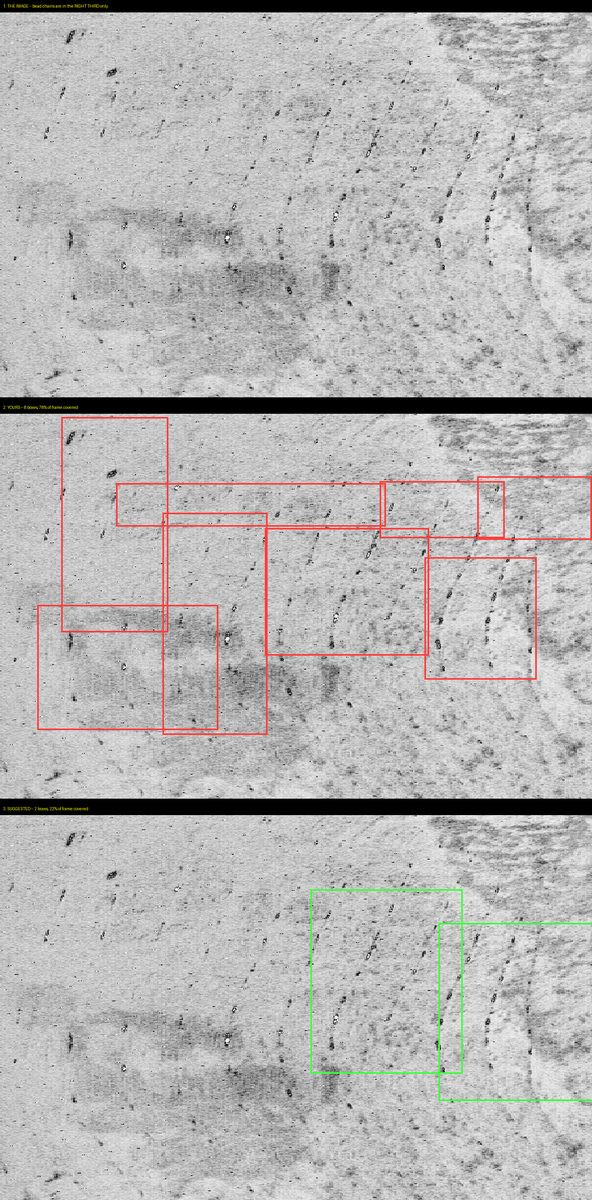
#> input picture ai/data/annotate/ghost_net/_guide/01_HN_005_comparison.jpg, 592 x 1200 px
$ python -i _screening.py   (imports and definitions only)
#> lines starting #> are read from the running program, lines starting #| are printed output that depends on the picture; after the words box and inside, x2 and y2 are one past the last pixel; in counts of white or black regions, pixels touching at a corner belong together
#> further down, picture is the input picture: shape (1200, 592, 3); mean B, G, R 181.7, 182.2, 183.5
"""Overlay screening, shared by the dataset importers.

Separates raw sonar from contaminated frames: acquisition-software screenshots
with toolbars, annotated figures with leader lines, measurement scale bars,
copyright banners, and an annotator's graphics burned into the pixels. A
detector trained on those learns the overlay, not the object -- a shortcut that
validates beautifully and fails on real sonar.

Lives here rather than inside `ghostnet` on purpose: this is dataset-preparation
code, and the runtime package is what Member 2 installs. It should not carry
tooling they never call.

The one signal deliberately NOT used
------------------------------------
"Large flat dark region" looks like the obvious screenshot cue and is the worst
one available: acoustic shadow is flat and near-black, and it is the single
most informative feature in a side-scan image. Screening on it discards the
best data. Only flat MID-TONE counts, which is UI chrome rather than shadow.

A known limitation
------------------
RED paint on an AMBER palette is not reliably detected, and no threshold fixes
it. Red sits at hue 0 and the copper ramp near hue 17, so a red ring is not
"off hue"; and a saturated amber return reaches the same saturation as paint.
They genuinely overlap in colour space. Far-hue paint -- cyan, green, white,
blue -- IS caught, as are toolbars, caption bars and large painted areas.

Why a fifth signal exists: the four above are all FRACTIONS OF FRAME
---------------------------------------------------------------------
Every signal above is a mean over the image, so its sensitivity scales with how
much of the frame the contamination covers. That leaves a hole at marker scale.
A survey target report draws a small circle over the object -- 25x25 px on a
431x431 snippet, 261 px out of 185,761, a fraction of 0.0014 against an
`off_hue` limit of 0.040. Measured on 47 such snippets, all four signals
returned exactly 0.0 and every frame passed clean. A detector trained on them
learns the circle, which is the label-leak this module exists to prevent.

`marker_paint` closes it by measuring the largest blob of cold-hue paint in
ABSOLUTE PIXELS rather than as a fraction of frame, with three extra tests a
drawn marker passes and an artefact does not: brightness, compactness, and a
size floor.

This signal is a TRADE, not a clean separation, and the honest summary is
that no formulation tried was right on every population. Five were measured
against all 19,734 real frames and 563 survey snippets:

  1. largest saturated blob, ungated -- flagged clean amber SCTD sonar
     including the `plane` frame SCTD__000068, because a bright amber return
     is both saturated and contiguous (242 px, against a real marker's 261);
  2. the same, gated to achromatic frames -- safe, but blind to the 117
     targets in N-09-03/04, whose snippets use an amber palette;
  3. fixed cold band, no brightness or shape test -- 34 false positives from
     JPEG chroma ringing, which turns dark regions of a compressed warm
     palette blue-purple (one artefact was a 791x4 strip spanning the full
     frame width; another was noise scattered at 3% density);
  4. fixed cold band + bright + compact -- 11 flagged. SIX were genuine
     (SONARDETECT presentation slides and software screenshots) and five were
     CYAN- and BLUE-ramped SCTD frames, because the premise "sonar palettes
     are never cold" is false;
  5. off-hue relative to the frame's own dominant hue, to fix (4)'s palette
     problem -- measured WORSE, 52 flagged, because a bright amber return
     sits >25 hues from its own copper ramp. It reintroduced failure (1),
     including SCTD__000068 again.

(4) ships. It is wrong on roughly five cyan/blue-palette SCTD frames out of
19,734, and that is the accepted cost: (5) is wrong ten times more often and
in the direction that destroys `plane` data, a class with 39 training boxes.
Limits measured on both populations -- real markers V>=118, fill 0.352-0.55,
aspect 1.0-7.5; artefacts V=59, fill 0.034, aspect 198.

What it does NOT catch, stated so nobody assumes otherwise:

  * CYAN- and BLUE-ramped sonar is FALSELY flagged (SCTD__000153, 000420).
    Review a flagged frame by eye before deleting it.
  * RED paint on an AMBER palette -- hue 0 is where the palette lives. The
    known limitation above, unchanged.
  * A blue UI scale BAR, e.g. a sonar-acquisition screenshot already sitting
    in the val split (SONARDETECT__000189). It is 320x13 at aspect 24.6, so
    compactness excludes it by design -- it is chrome, not a marker, and
    `ui_rows` is the signal that ought to catch it. `ui_rows` reads 0.0 on
    that frame and `off_hue` 0.018 against a 0.040 limit, so all five signals
    pass it today. That is a real, separate gap and it is not fixed here.
"""

from __future__ import annotations

import cv2
import numpy as np

# Tuned against the measured distribution of the real datasets, not guessed.
# off_hue at 0.010 rejected 9 of 74 debris frames and only 2 were genuinely
# contaminated: bright amber returns shift hue enough to look like paint
# against a darker copper background.
# marker_paint is in PIXELS, not a fraction -- that is the point of it. 40 px
# sits well above JPEG colour fringing and well below a real marker's ~250.
DEFAULT_LIMITS: dict[str, float] = {
    "off_hue": 0.040,
    "flat_midtone": 0.120,
    "ui_rows": 0.060,
    "pure_paint": 0.150,
    "marker_paint": 40,
}

#: Green through blue. Most sonar palettes are grey or a warm ramp at hue
#: 0-40. NOT ALL -- SCTD ships cyan- and blue-ramped frames, and those are the
#: documented false positives of this signal. See the module docstring for why
#: the alternative measured worse.
COLD_HUE = (60, 170)

#: Shape tests that separate a drawn marker from JPEG chroma ringing. Measured
#: across 563 real markers: fill 0.352-0.55, aspect 1.0-7.5. The false
#: positives they exclude measured fill 0.034 and aspect 198.
MIN_MARKER_PX = 20
MARKER_MIN_FILL = 0.25
MARKER_MAX_ASPECT = 10.0

#: Annotation paint is drawn BRIGHT. JPEG chroma ringing is not: it lives in
#: dark regions, where a heavily compressed warm palette turns blue-purple.
#: Measured -- real markers V >= 118, the artefacts V = 59. At 100 the real
#: markers and the real contamination both survive and the ringing does not.
PAINT_MIN_VALUE = 100


def overlay_signals(image: np.ndarray) -> dict[str, float]:
    """Four measurements that separate raw sonar from a screenshot.

    off_hue      Sonar palettes are one hue -- greyscale, or a single amber or
                 copper ramp. A saturated colour far from the frame's dominant
                 hue is paint: a red circle, a cyan box, a leader line.
    flat_midtone Blocks with no texture at all, at mid brightness. Sonar always
                 carries speckle; a smooth grey panel is a toolbar. Mid-tone
                 explicitly, because flat DARK is acoustic shadow and precious.
    ui_rows      Rows near-constant across the full width and not dark. Window
                 borders and toolbars span the frame; seabed does not.
    pure_paint   Fully-saturated maximum-value pixels. Annotation paint is
                 exactly S=255; a sonar ramp through JPEG rarely is, over area.
    """
    if image.ndim == 2:
        image = cv2.cvtColor(image, cv2.COLOR_GRAY2BGR)

    hsv = cv2.cvtColor(image, cv2.COLOR_BGR2HSV)
#> hsv: shape (1200, 592, 3); mean H, S, V 8.9, 4.6, 184.3
    hue, sat, val = (hsv[..., i].astype(np.int16) for i in range(3))
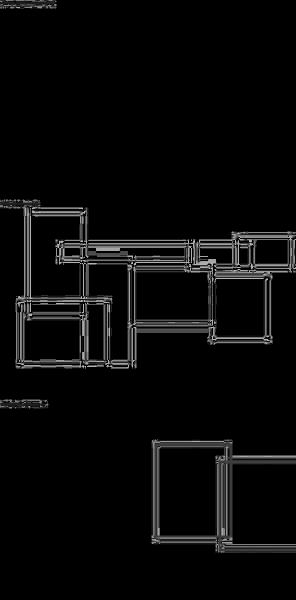
#> hue: shape (1200, 592) int16 (shown at 1/2 size); min 0, max 179, mean 8.9

    saturated = sat > 60
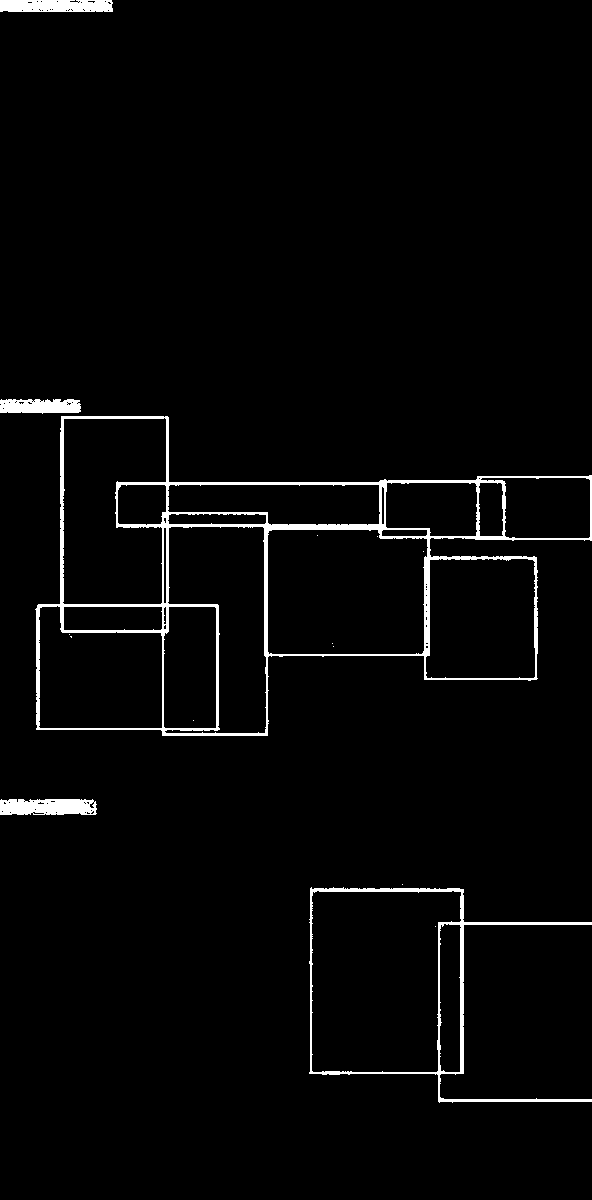
#> saturated: shape (1200, 592) bool; 2.6% white; 15 white regions (10 under 20 px), largest, box (x1, y1, x2, y2) and area: (35, 416, 592, 736) 11631, (309, 887, 592, 1103) 3361, (0, 799, 97, 815) 1391, (0, 0, 113, 12) 1294, (0, 399, 81, 414) 1032
    dominant = int(np.bincount(hue[saturated], minlength=180).argmax()) if saturated.any() else 0
#> dominant = 0
    delta = np.minimum(np.abs(hue - dominant), 180 - np.abs(hue - dominant))
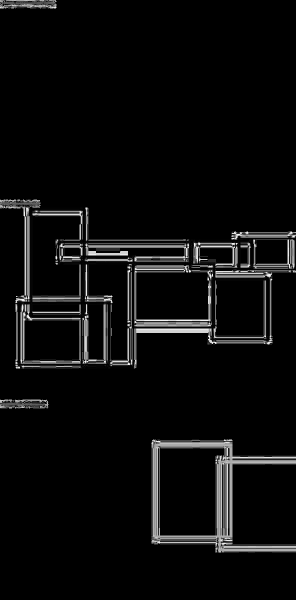
#> delta: shape (1200, 592) int16 (shown at 1/2 size); min 0, max 90, mean 4; drawn with min black and max white
    off_hue = float(((sat > 120) & (val > 80) & (delta > 25)).mean())
#> off_hue = 0.00187

    grey = cv2.cvtColor(image, cv2.COLOR_BGR2GRAY)
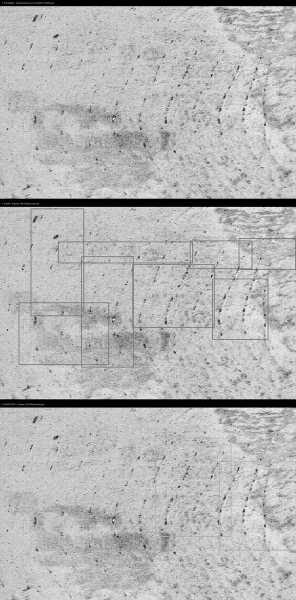
#> grey: shape (1200, 592) (shown at 1/2 size); min 0, max 255, mean 182.6
    k = 16
    h, w = grey.shape[0] // k * k, grey.shape[1] // k * k
    if h and w:
        blocks = grey[:h, :w].reshape(h // k, k, w // k, k).swapaxes(1, 2).reshape(-1, k, k)
        sd, mu = blocks.std(axis=(1, 2)), blocks.mean(axis=(1, 2))
#> sd = 2775 values, max 89.26 at index 29, min 7.75 at index 2634, mean 21.61; mu = 2775 values, max 219.7 at index 2513, min 9.54 at index 1886, mean 182.6
        flat_midtone = float(((sd < 3.0) & (mu > 55) & (mu < 225)).mean())
#> flat_midtone = 0
    else:
        flat_midtone = 0.0

    ui_rows = float(((grey.std(axis=1) < 4.0) & (grey.mean(axis=1) > 40)).mean())
#> ui_rows = 0
    pure_paint = float(((sat >= 250) & (val >= 200)).mean())
#> pure_paint = 0

    return {"off_hue": off_hue, "flat_midtone": flat_midtone,
            "ui_rows": ui_rows, "pure_paint": pure_paint,
            "marker_paint": float(marker_blob(image)[0])}


def cold_mask(image: np.ndarray) -> np.ndarray:
    """Every cold-hue painted pixel in the frame, not just the biggest blob.

    An annotator rarely draws only one thing. Survey target reports that label
    a contact with a circle often print the target ID beside it in the same
    colour, and a caller that inpaints only the largest blob leaves the ID
    behind -- still a label leak, and one `marker_paint` correctly keeps
    flagging. Removal wants this; localisation wants `marker_blob`.
    """
    if image.ndim == 2:
        image = cv2.cvtColor(image, cv2.COLOR_GRAY2BGR)
    hsv = cv2.cvtColor(image, cv2.COLOR_BGR2HSV)
    hue, sat, val = (hsv[..., i].astype(np.int16) for i in range(3))
    # Fixed cold band, NOT off-hue relative to the frame's dominant hue.
    # Relative hue was tried and measured worse: it reintroduced design one's
    # failure, because a bright amber return sits more than 25 hues from its
    # own copper ramp, so it flagged 52 frames including the clean `plane`
    # frame SCTD__000068 that design one already got wrong. The fixed band
    # flags 11. Both are wrong somewhere; this one is wrong less often and in
    # a direction that does not cost `plane` data. See the module docstring.
    return ((hue > COLD_HUE[0]) & (hue < COLD_HUE[1])
            & (sat > 90) & (val > PAINT_MIN_VALUE)).astype(np.uint8)
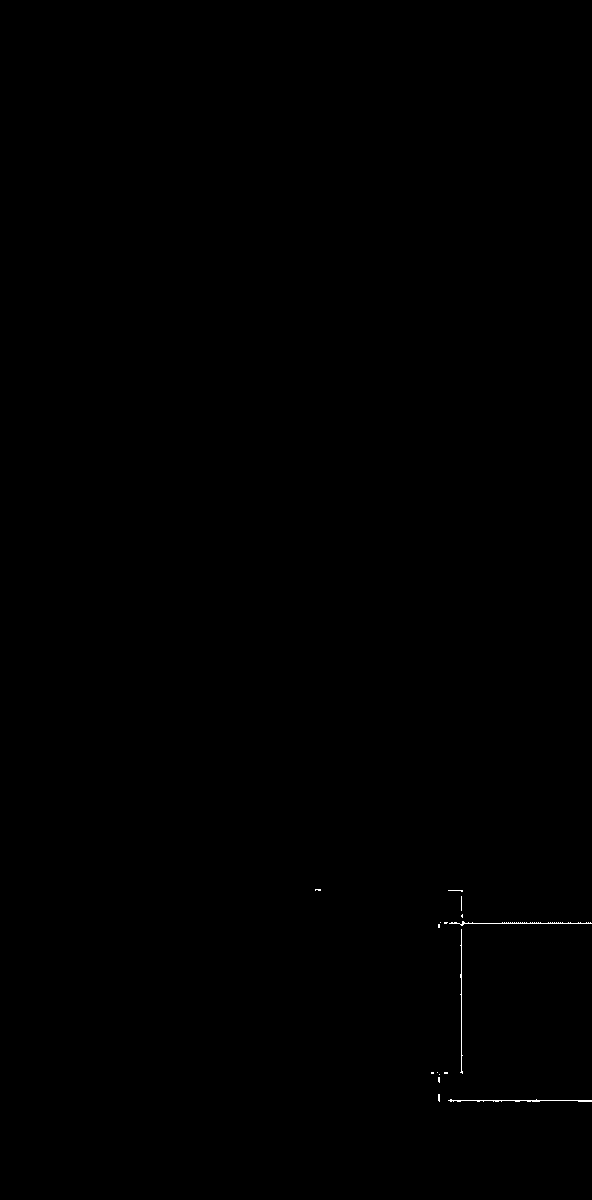
#> returned value: shape (1200, 592); values 0 (black) and 1 (white), 0.09% white in thin lines or dots, all inside (x1, y1, x2, y2) = (315, 889, 592, 1102)


def marker_blob(image: np.ndarray) -> tuple[int, np.ndarray | None, tuple[float, float] | None]:
    """Largest contiguous patch of cold-hue paint: (pixels, mask, centroid).

    Marker-scale annotation is measured in absolute pixels because it does not
    scale with the frame -- a 25x25 circle is a label leak on a 431x431 crop
    and equally one on a 4000 px waterfall. Callers that only want the number
    use `overlay_signals`; the mask and centroid exist for importers that
    remove the marker and keep its position as a localisation label.
    """
    mask = cold_mask(image)
    if not mask.any():
        return 0, None, None
    count, labels, stats, centroids = cv2.connectedComponentsWithStats(mask, 8)
#> labels: shape (1200, 592) int32; 17 distinct labels, from 0 to 16
#> count = 17; stats = 17 rows, first 6: [0, 0, 592, 1200, 709751], [315, 889, 6, 2, 10], [448, 890, 15, 2, 17], [461, 896, 1, 15, 15], [461, 914, 2, 4, 6], [449, 921, 143, 5, 193]; centroids = 17 rows, first 8: [295.3, 599.1], [317.7, 889.4], [455.8, 890.1], [461, 903], [461.7, 915.5], [518.8, 922.8], [440, 922], [445.3, 922.4]
    if count <= 1:
        return 0, None, None

    # Largest COMPACT blob, not largest blob. Cold-hue pixels also arise from
    # JPEG chroma ringing along a high-contrast border, and that is what the
    # first version flagged: a 791x4 strip spanning the full width of an amber
    # SCTD frame that had no paint on it at all. Two shape tests separate a
    # drawn marker from an artefact, both measured rather than assumed:
    #
    #   fill    a ring or glyph fills 0.35-0.55 of its own bbox; scattered
    #           chroma noise across a whole frame filled 0.034
    #   aspect  markers ran 1.0-7.5; the border fringe was 198:1
    #
    # Limits sit outside the measured marker range on both sides.
    best, best_area = None, 0
    for i in range(1, count):
        x, y, w, h, area = stats[i]
        if area < MIN_MARKER_PX or area <= best_area:
            continue
        if area / float(w * h) < MARKER_MIN_FILL:
            continue
        if max(w, h) / float(max(1, min(w, h))) > MARKER_MAX_ASPECT:
            continue
        best, best_area = i, int(area)
#> this loop made 16 passes
#> (x, y, w, h, area) on passes 5, 9, 16: (449, 921, 143, 5, 193), (460, 929, 3, 145, 155), (448, 1099, 144, 3, 195)
    if best is None:
        return 0, None, None
    cx, cy = centroids[best]
    return best_area, (labels == best).astype(np.uint8), (float(cx), float(cy))


# [17 lines left out: function screen, not called in this run]

>>> import cv2
>>> picture = cv2.imread('../data/annotate/ghost_net/_guide/01_HN_005_comparison.jpg')
>>> result = overlay_signals(picture)
#> result = {'off_hue': 0.00187, 'flat_midtone': 0, 'ui_rows': 0, 'pure_paint': 0, 'marker_paint': 0}

$ run again, on ai/data/annotate/ghost_net/_guide/02_sparse_chip_HN_053.jpg
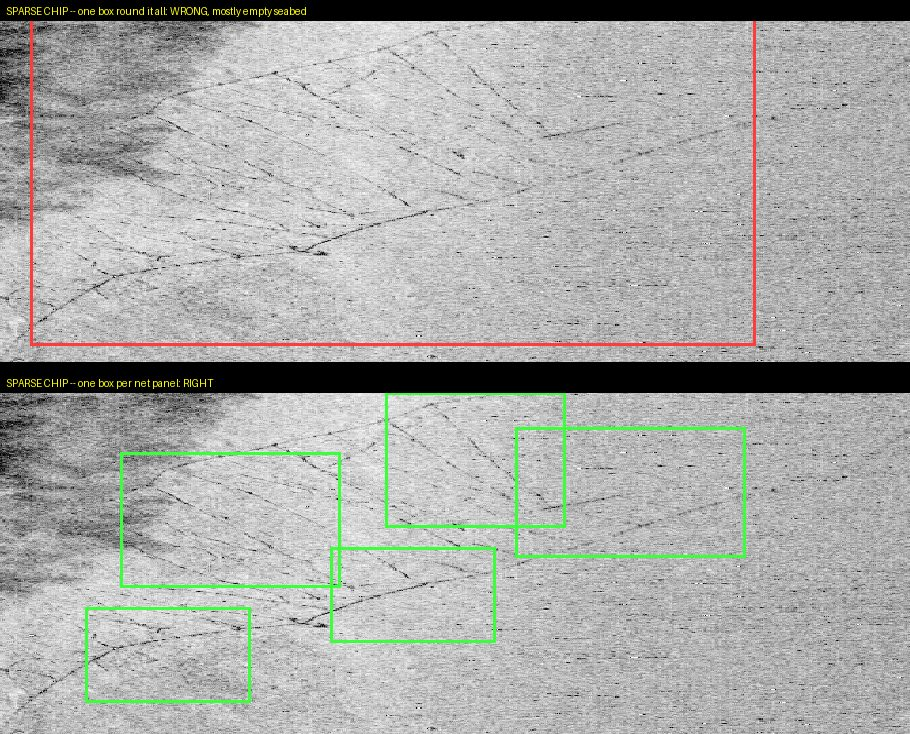
#> input picture ai/data/annotate/ghost_net/_guide/02_sparse_chip_HN_053.jpg, 910 x 734 px
#> picture is the input picture: shape (734, 910, 3); mean B, G, R 168.2, 171, 169.5
#> hsv: shape (734, 910, 3); mean H, S, V 10.8, 9.4, 172.5
#> in overlay_signals, `saturated = sat > 60`:
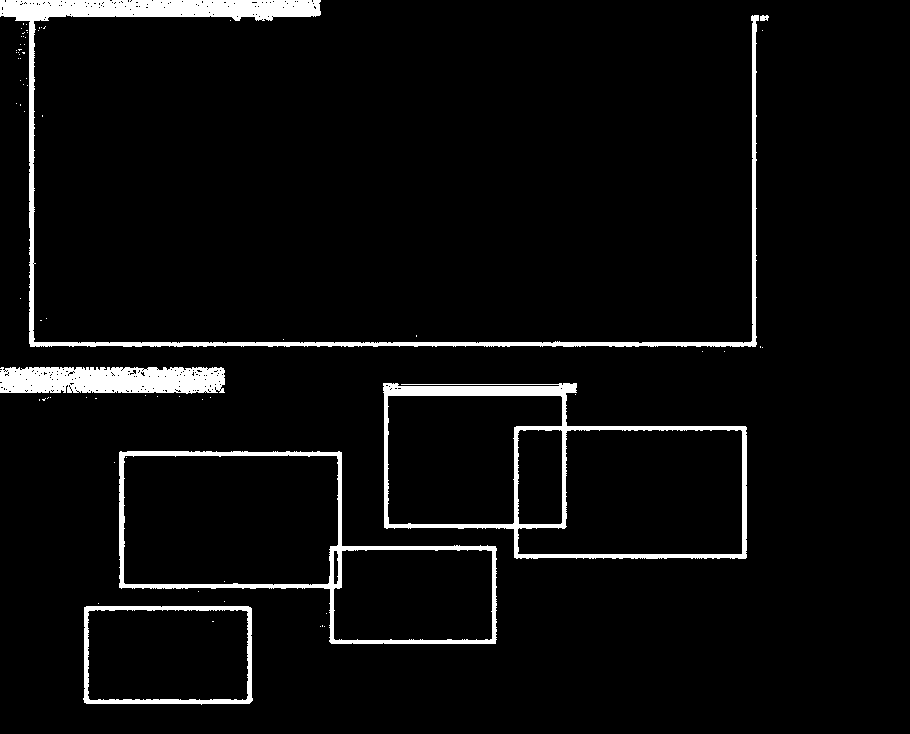
#> saturated: shape (734, 910) bool; 4.8% white; 71 white regions (65 under 20 px), largest, box (x1, y1, x2, y2) and area: (0, 0, 759, 347) 11564, (383, 383, 747, 559) 7162, (0, 367, 225, 394) 5392, (119, 451, 497, 644) 5268, (83, 606, 253, 705) 2324, (760, 15, 769, 21) 43
#> dominant = 60
#> off_hue = 0.00716
#> sd = 2520 values, max 110.1 at index 1366, min 0 at index 20, mean 26.08; mu = 2520 values, max 221.4 at index 1647, min 0 at index 20, mean 170.2
#> flat_midtone = 0
#> in cold_mask, `return ((hue > COLD_HUE[0]) & (hue < COLD_HUE[1]) & (sat > 90) & (val ..`:
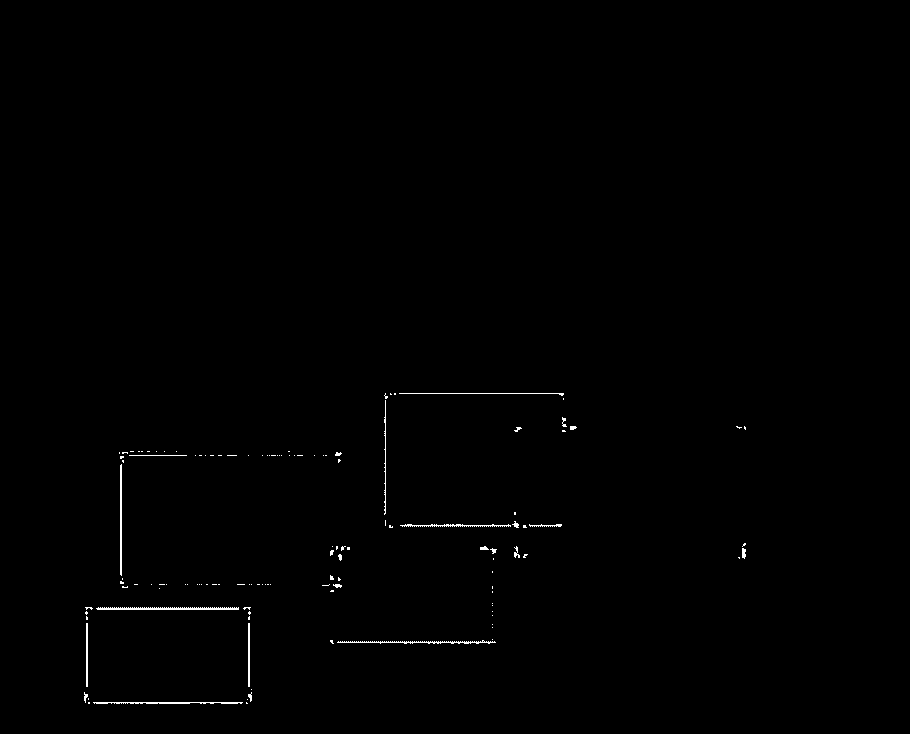
#> returned value: shape (734, 910); values 0 (black) and 1 (white), 0.41% white in thin lines or dots, all inside (x1, y1, x2, y2) = (84, 393, 746, 704)
#> labels: shape (734, 910) int32; 128 distinct labels, from 0 to 127
#> count = 128; stats = 128 rows, first 6: [0, 0, 910, 734, 665202], [384, 393, 4, 6, 11], [390, 393, 2, 2, 3], [394, 393, 2, 2, 4], [399, 393, 165, 3, 172], [563, 398, 1, 2, 2]; centroids = 128 pairs, first value 85.08 to 744.5, second value 365.7 to 702.7
#> the loop in marker_blob, `for i in range(1, count):` made 127 passes
#> (x, y, w, h, area) on passes 4, 6, 8, 9, 23, 24, 48, 51: (399, 393, 165, 3, 172), (384, 400, 2, 115, 137), (514, 427, 8, 5, 20), (570, 426, 7, 4, 23), (335, 452, 7, 4, 20), (129, 455, 58, 1, 58), (120, 464, 2, 112, 222), (512, 521, 7, 7, 26)
#> cx = 743.3; cy = 552.8
#> result = {'off_hue': 0.00716, 'flat_midtone': 0, 'ui_rows': 0, 'pure_paint': 0, 'marker_paint': 36}
